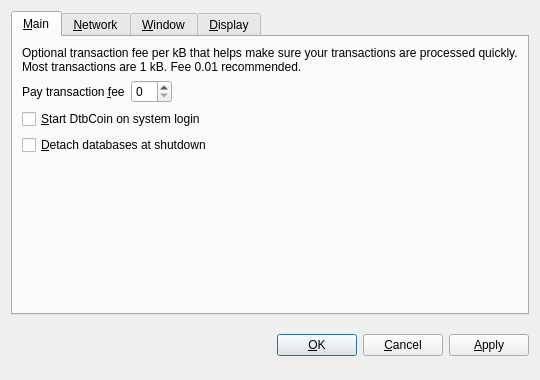
<?xml version="1.0" encoding="UTF-8"?>
<ui version="4.0">
 <class>OptionsDialog</class>
 <widget class="QDialog" name="OptionsDialog">
  <property name="geometry">
   <rect>
    <x>0</x>
    <y>0</y>
    <width>540</width>
    <height>380</height>
   </rect>
  </property>
  <property name="windowTitle">
   <string>Options</string>
  </property>
  <property name="modal">
   <bool>true</bool>
  </property>
  <layout class="QVBoxLayout" name="verticalLayout">
   <item>
    <widget class="QTabWidget" name="tabWidget">
     <property name="tabPosition">
      <enum>QTabWidget::North</enum>
     </property>
     <property name="currentIndex">
      <number>0</number>
     </property>
     <widget class="QWidget" name="tabMain">
      <attribute name="title">
       <string>&amp;Main</string>
      </attribute>
      <layout class="QVBoxLayout" name="verticalLayout_Main">
       <item>
        <widget class="QLabel" name="transactionFeeInfoLabel">
         <property name="text">
          <string>Optional transaction fee per kB that helps make sure your transactions are processed quickly. Most transactions are 1 kB. Fee 0.01 recommended.</string>
         </property>
         <property name="textFormat">
          <enum>Qt::PlainText</enum>
         </property>
         <property name="wordWrap">
          <bool>true</bool>
         </property>
        </widget>
       </item>
       <item>
        <layout class="QHBoxLayout" name="horizontalLayout_Main">
         <item>
          <widget class="QLabel" name="transactionFeeLabel">
           <property name="text">
            <string>Pay transaction &amp;fee</string>
           </property>
           <property name="textFormat">
            <enum>Qt::PlainText</enum>
           </property>
           <property name="buddy">
            <cstring>transactionFee</cstring>
           </property>
          </widget>
         </item>
         <item>
          <widget class="BitcoinAmountField" name="transactionFee"/>
         </item>
         <item>
          <spacer name="horizontalSpacer_Main">
           <property name="orientation">
            <enum>Qt::Horizontal</enum>
           </property>
           <property name="sizeHint" stdset="0">
            <size>
             <width>40</width>
             <height>20</height>
            </size>
           </property>
          </spacer>
         </item>
        </layout>
       </item>
       <item>
        <widget class="QCheckBox" name="bitcoinAtStartup">
         <property name="toolTip">
          <string>Automatically start DtbCoin after logging in to the system.</string>
         </property>
         <property name="text">
          <string>&amp;Start DtbCoin on system login</string>
         </property>
        </widget>
       </item>
       <item>
        <widget class="QCheckBox" name="detachDatabases">
         <property name="toolTip">
          <string>Detach block and address databases at shutdown. This means they can be moved to another data directory, but it slows down shutdown. The wallet is always detached.</string>
         </property>
         <property name="text">
          <string>&amp;Detach databases at shutdown</string>
         </property>
        </widget>
       </item>
       <item>
        <spacer name="verticalSpacer_Main">
         <property name="orientation">
          <enum>Qt::Vertical</enum>
         </property>
         <property name="sizeHint" stdset="0">
          <size>
           <width>20</width>
           <height>40</height>
          </size>
         </property>
        </spacer>
       </item>
      </layout>
     </widget>
     <widget class="QWidget" name="tabNetwork">
      <attribute name="title">
       <string>&amp;Network</string>
      </attribute>
      <layout class="QVBoxLayout" name="verticalLayout_Network">
       <item>
        <widget class="QCheckBox" name="mapPortUpnp">
         <property name="toolTip">
          <string>Automatically open the DtbCoin client port on the router. This only works when your router supports UPnP and it is enabled.</string>
         </property>
         <property name="text">
          <string>Map port using &amp;UPnP</string>
         </property>
        </widget>
       </item>
       <item>
        <widget class="QCheckBox" name="connectSocks">
         <property name="toolTip">
          <string>Connect to the DtbCoin network through a SOCKS proxy (e.g. when connecting through Tor).</string>
         </property>
         <property name="text">
          <string>&amp;Connect through SOCKS proxy:</string>
         </property>
        </widget>
       </item>
       <item>
        <layout class="QHBoxLayout" name="horizontalLayout_Network">
         <item>
          <widget class="QLabel" name="proxyIpLabel">
           <property name="text">
            <string>Proxy &amp;IP:</string>
           </property>
           <property name="textFormat">
            <enum>Qt::PlainText</enum>
           </property>
           <property name="buddy">
            <cstring>proxyIp</cstring>
           </property>
          </widget>
         </item>
         <item>
          <widget class="QValidatedLineEdit" name="proxyIp">
           <property name="maximumSize">
            <size>
             <width>140</width>
             <height>16777215</height>
            </size>
           </property>
           <property name="toolTip">
            <string>IP address of the proxy (e.g. 127.0.0.1)</string>
           </property>
          </widget>
         </item>
         <item>
          <widget class="QLabel" name="proxyPortLabel">
           <property name="text">
            <string>&amp;Port:</string>
           </property>
           <property name="textFormat">
            <enum>Qt::PlainText</enum>
           </property>
           <property name="buddy">
            <cstring>proxyPort</cstring>
           </property>
          </widget>
         </item>
         <item>
          <widget class="QLineEdit" name="proxyPort">
           <property name="maximumSize">
            <size>
             <width>55</width>
             <height>16777215</height>
            </size>
           </property>
           <property name="toolTip">
            <string>Port of the proxy (e.g. 9050)</string>
           </property>
          </widget>
         </item>
         <item>
          <widget class="QLabel" name="socksVersionLabel">
           <property name="text">
            <string>SOCKS &amp;Version:</string>
           </property>
           <property name="textFormat">
            <enum>Qt::PlainText</enum>
           </property>
           <property name="buddy">
            <cstring>socksVersion</cstring>
           </property>
          </widget>
         </item>
         <item>
          <widget class="QValueComboBox" name="socksVersion">
           <property name="toolTip">
            <string>SOCKS version of the proxy (e.g. 5)</string>
           </property>
          </widget>
         </item>
         <item>
          <spacer name="horizontalSpacer_Network">
           <property name="orientation">
            <enum>Qt::Horizontal</enum>
           </property>
           <property name="sizeHint" stdset="0">
            <size>
             <width>40</width>
             <height>20</height>
            </size>
           </property>
          </spacer>
         </item>
        </layout>
       </item>
       <item>
        <spacer name="verticalSpacer_Network">
         <property name="orientation">
          <enum>Qt::Vertical</enum>
         </property>
         <property name="sizeHint" stdset="0">
          <size>
           <width>20</width>
           <height>40</height>
          </size>
         </property>
        </spacer>
       </item>
      </layout>
     </widget>
     <widget class="QWidget" name="tabWindow">
      <attribute name="title">
       <string>&amp;Window</string>
      </attribute>
      <layout class="QVBoxLayout" name="verticalLayout_Window">
       <item>
        <widget class="QCheckBox" name="minimizeToTray">
         <property name="toolTip">
          <string>Show only a tray icon after minimizing the window.</string>
         </property>
         <property name="text">
          <string>&amp;Minimize to the tray instead of the taskbar</string>
         </property>
        </widget>
       </item>
       <item>
        <widget class="QCheckBox" name="minimizeOnClose">
         <property name="toolTip">
          <string>Minimize instead of exit the application when the window is closed. When this option is enabled, the application will be closed only after selecting Quit in the menu.</string>
         </property>
         <property name="text">
          <string>M&amp;inimize on close</string>
         </property>
        </widget>
       </item>
       <item>
        <spacer name="verticalSpacer_Window">
         <property name="orientation">
          <enum>Qt::Vertical</enum>
         </property>
         <property name="sizeHint" stdset="0">
          <size>
           <width>20</width>
           <height>40</height>
          </size>
         </property>
        </spacer>
       </item>
      </layout>
     </widget>
     <widget class="QWidget" name="tabDisplay">
      <attribute name="title">
       <string>&amp;Display</string>
      </attribute>
      <layout class="QVBoxLayout" name="verticalLayout_Display">
       <item>
        <layout class="QHBoxLayout" name="horizontalLayout_1_Display">
         <item>
          <widget class="QLabel" name="langLabel">
           <property name="text">
            <string>User Interface &amp;language:</string>
           </property>
           <property name="textFormat">
            <enum>Qt::PlainText</enum>
           </property>
           <property name="buddy">
            <cstring>lang</cstring>
           </property>
          </widget>
         </item>
         <item>
          <widget class="QValueComboBox" name="lang">
           <property name="toolTip">
            <string>The user interface language can be set here. This setting will take effect after restarting DtbCoin.</string>
           </property>
          </widget>
         </item>
        </layout>
       </item>
       <item>
        <layout class="QHBoxLayout" name="horizontalLayout_2_Display">
         <item>
          <widget class="QLabel" name="unitLabel">
           <property name="text">
            <string>&amp;Unit to show amounts in:</string>
           </property>
           <property name="textFormat">
            <enum>Qt::PlainText</enum>
           </property>
           <property name="buddy">
            <cstring>unit</cstring>
           </property>
          </widget>
         </item>
         <item>
          <widget class="QValueComboBox" name="unit">
           <property name="toolTip">
            <string>Choose the default subdivision unit to show in the interface and when sending coins.</string>
           </property>
          </widget>
         </item>
        </layout>
       </item>
       <item>
        <widget class="QCheckBox" name="displayAddresses">
         <property name="toolTip">
          <string>Whether to show DtbCoin addresses in the transaction list or not.</string>
         </property>
         <property name="text">
          <string>&amp;Display addresses in transaction list</string>
         </property>
        </widget>
       </item>
       <item>
        <spacer name="verticalSpacer_Display">
         <property name="orientation">
          <enum>Qt::Vertical</enum>
         </property>
         <property name="sizeHint" stdset="0">
          <size>
           <width>20</width>
           <height>40</height>
          </size>
         </property>
        </spacer>
       </item>
      </layout>
     </widget>
    </widget>
   </item>
   <item>
    <layout class="QHBoxLayout" name="horizontalLayout_Buttons">
     <item>
      <spacer name="horizontalSpacer_1">
       <property name="orientation">
        <enum>Qt::Horizontal</enum>
       </property>
       <property name="sizeHint" stdset="0">
        <size>
         <width>40</width>
         <height>48</height>
        </size>
       </property>
      </spacer>
     </item>
     <item>
      <widget class="QLabel" name="statusLabel">
       <property name="font">
        <font>
         <weight>75</weight>
         <bold>true</bold>
        </font>
       </property>
       <property name="text">
        <string/>
       </property>
       <property name="textFormat">
        <enum>Qt::PlainText</enum>
       </property>
       <property name="wordWrap">
        <bool>true</bool>
       </property>
      </widget>
     </item>
     <item>
      <spacer name="horizontalSpacer_2">
       <property name="orientation">
        <enum>Qt::Horizontal</enum>
       </property>
       <property name="sizeHint" stdset="0">
        <size>
         <width>40</width>
         <height>48</height>
        </size>
       </property>
      </spacer>
     </item>
     <item>
      <widget class="QPushButton" name="okButton">
       <property name="text">
        <string>&amp;OK</string>
       </property>
      </widget>
     </item>
     <item>
      <widget class="QPushButton" name="cancelButton">
       <property name="text">
        <string>&amp;Cancel</string>
       </property>
       <property name="autoDefault">
        <bool>false</bool>
       </property>
      </widget>
     </item>
     <item>
      <widget class="QPushButton" name="applyButton">
       <property name="text">
        <string>&amp;Apply</string>
       </property>
       <property name="autoDefault">
        <bool>false</bool>
       </property>
      </widget>
     </item>
    </layout>
   </item>
  </layout>
 </widget>
 <customwidgets>
  <customwidget>
   <class>BitcoinAmountField</class>
   <extends>QSpinBox</extends>
   <header>bitcoinamountfield.h</header>
  </customwidget>
  <customwidget>
   <class>QValueComboBox</class>
   <extends>QComboBox</extends>
   <header>qvaluecombobox.h</header>
  </customwidget>
  <customwidget>
   <class>QValidatedLineEdit</class>
   <extends>QLineEdit</extends>
   <header>qvalidatedlineedit.h</header>
  </customwidget>
 </customwidgets>
 <resources/>
 <connections/>
</ui>
